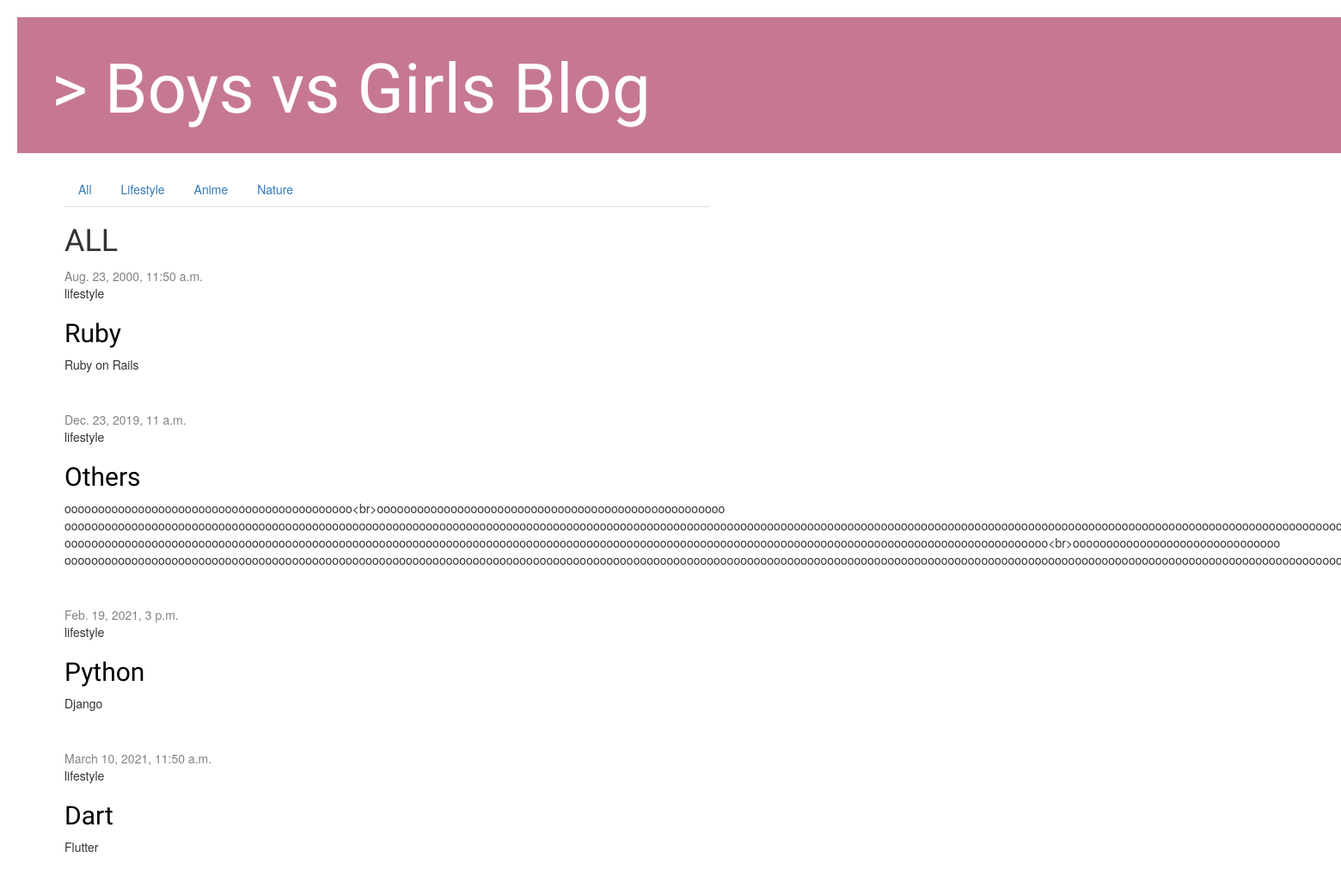
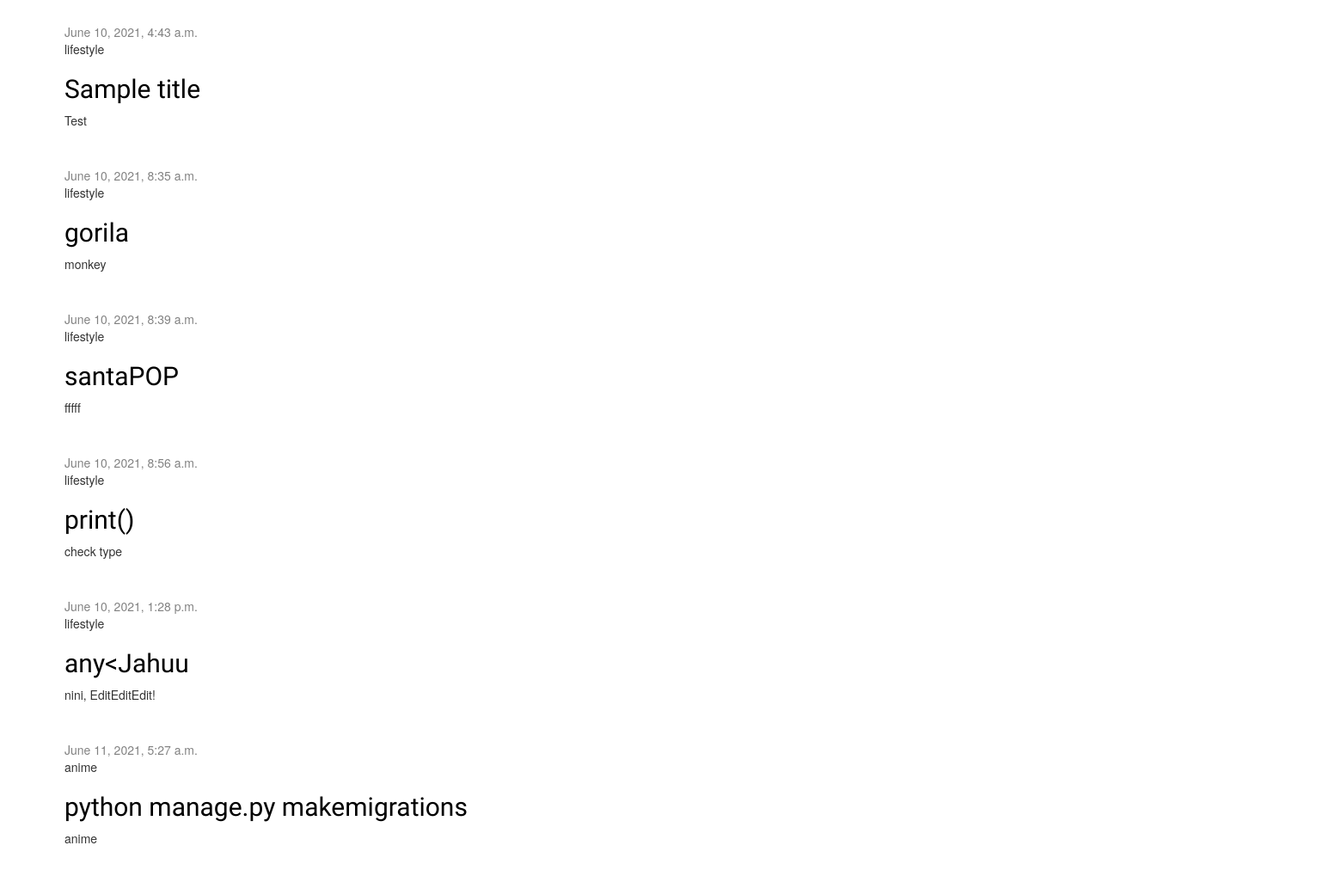
The app's page /, older data (2 pictures, top to bottom).
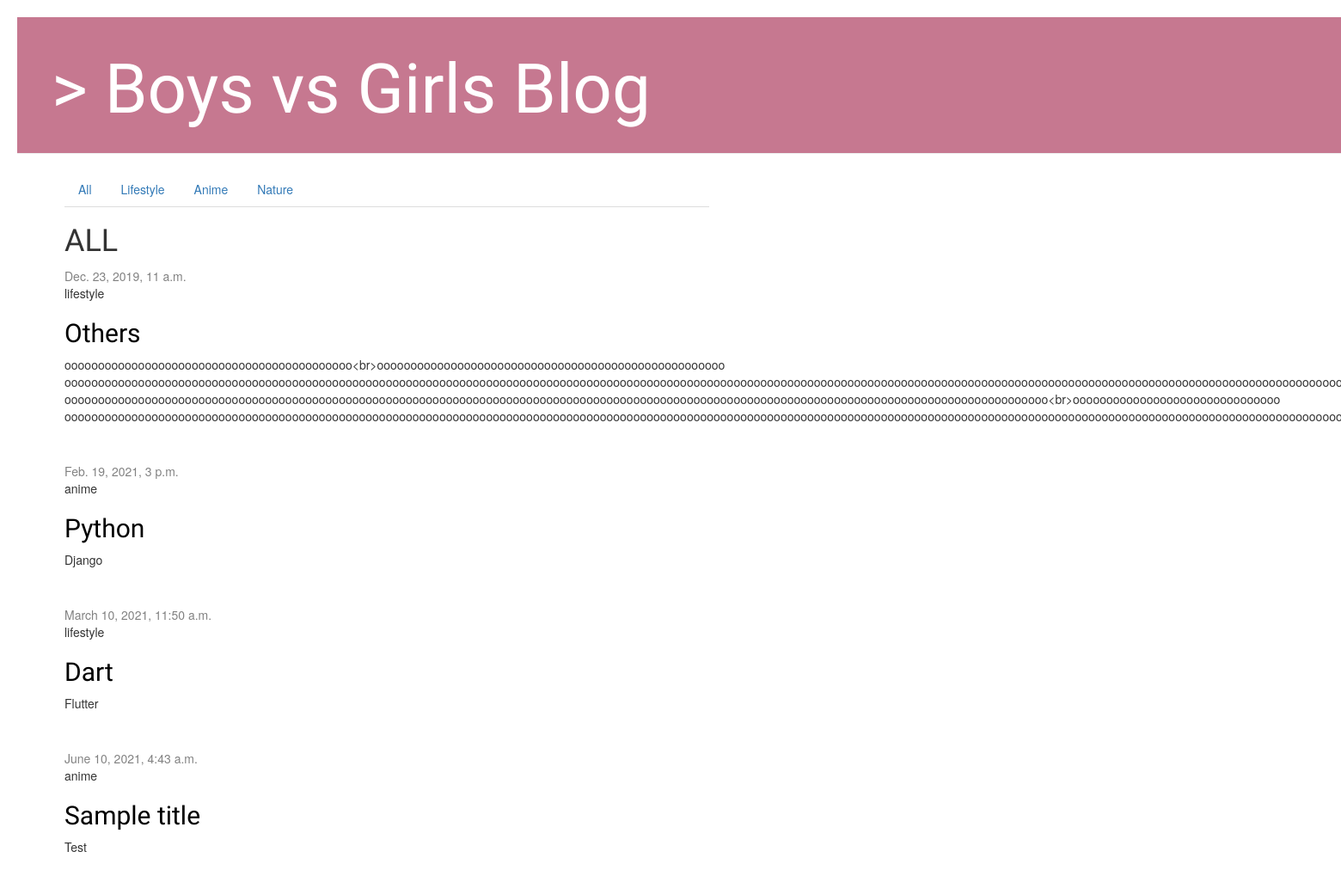
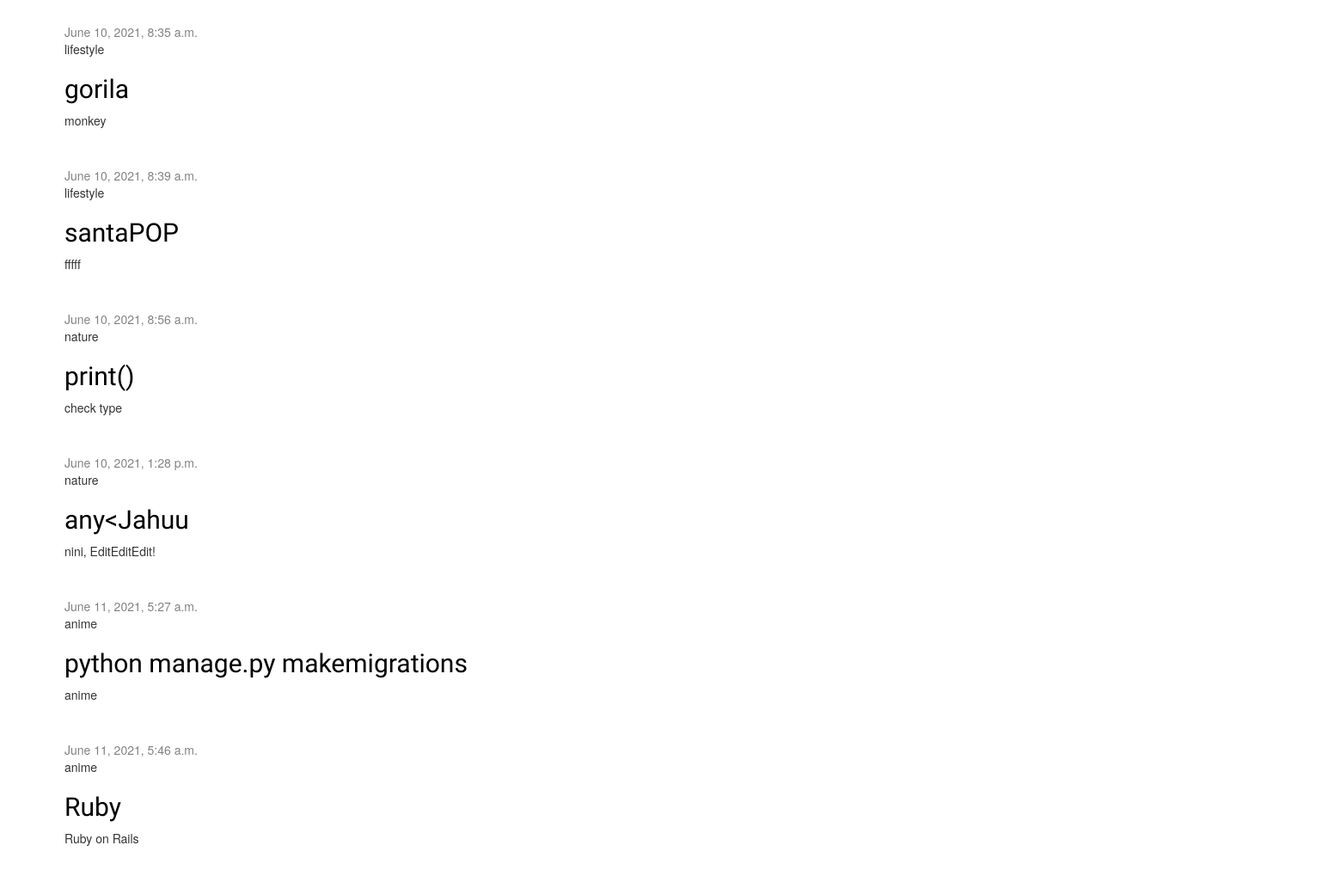
The same page, newer data (2 pictures, top to bottom).
### blog/models.py (models this page shows, shortened)
class Post(models.Model):
    author = models.ForeignKey(settings.AUTH_USER_MODEL, on_delete=models.CASCADE)
    title = models.CharField(max_length=200)
    text = models.TextField()
    created_date = models.DateTimeField(default=timezone.now)
    published_date = models.DateTimeField(blank=True, null=True)
    post_type = models.CharField(choices=POST_TYPE_CHOICE, max_length=20, default='lifestyle')

### blog/views.py (the view)
# urls.py: path('', views.post_list, name='post_list'),
def post_list(request):
    posts = Post.objects.filter(published_date__lte=timezone.now()).order_by('published_date')
    return render(request, 'blog/post_list.html', {'posts': posts})

### blog/templates/blog/post_list.html (shortened to what this page needs)
{%extends 'blog/base.html'%}
{%block content%}
    <ul class="nav nav-tabs">
        <li class="nav-item">
            <a href="#posttypeall" class="nav-link active" data-toggle="tab">All</a>
        </li>
        <li class="nav-item">
            <a href="#posttypelifestyle" class="nav-link" data-toggle="tab">Lifestyle</a>
        </li>
        <li class="nav-item">
            <a href="#posttypeanime" class="nav-link" data-toggle="tab">Anime</a>
        </li>
        <li class="nav-item">
            <a href="#posttypenature" class="nav-link" data-toggle="tab">Nature</a>
        </li>
    </ul>
    <div class="tab-content">
        <div id="posttypeall" class="tab-pane active">
            <h1>ALL</h1>
            {% for post in posts %}
                <div class="post">
                    <div class="date">
                        {{ post.published_date }}
                    </div>
                    <div>{{ post.post_type}}</div>
                    <h2><a href="{% url 'post_detail' pk=post.pk %}">{{ post.title }}</a></h2>
                    <p>{{ post.text|linebreaksbr }}</p>
                </div>
            {% endfor %}
        </div>
    </div>
{%endblock%}

### blog/templates/blog/base.html (shortened to what this page needs)
{% load static %}
<html>
    <head>
        <link rel="stylesheet" href="//maxcdn.bootstrapcdn.com/bootstrap/3.2.0/css/bootstrap.min.css">
        <link rel="stylesheet" href="//maxcdn.bootstrapcdn.com/bootstrap/3.2.0/css/bootstrap-theme.min.css">
        <link rel="stylesheet" href="{% static 'css/blog.css' %}">
    </head>
    <body>
        <div class="page-header">
            <h1><a href="/"> > Boys vs Girls Blog</a></h1>
        </div>
        <div class="content container">
            <div class="row">
                <div class="col-md-8">
                {% block content %}
                {% endblock %}
                </div>
            </div>
        </div>
    </body>
</html>

### blog/static/css/blog.css (style rules this page uses)
h1 a, h2 a { color: #C12789; font-family: 'Lobster'; }
body { padding-left: 20px; }
.page-header { background-color: #C67890; margin-top: 20; padding: 20px 20px 20px 40px; }
.page-header h1, .page-header h1 a, .page-header h1 a:visited, .page-header h1 a:active { color: #ffffff; font-size: 60pt; text-decoration: none; }
.content { margin-left: 40px; }
h1, h2, h3, h4 { font-family: 'Lobster', cursive; }
.date { color: #828282; }
.post { margin-bottom: 44px; }
.post h2 a, .post h2 a:visited { color: #000000; }

Row changes from the older to the newer data that the page shows:
changed Post "Python": post_type "lifestyle" → "anime"
changed Post "Sample title": post_type "lifestyle" → "anime"
changed Post "print()": post_type "lifestyle" → "nature"
changed Post "any<Jahuu": post_type "lifestyle" → "nature"
changed Post "Ruby": published_date "Aug. 23, 2000, 11:50 a.m." → "June 11, 2021, 5:46 a.m."; post_type "lifestyle" → "anime"; moves down the list
